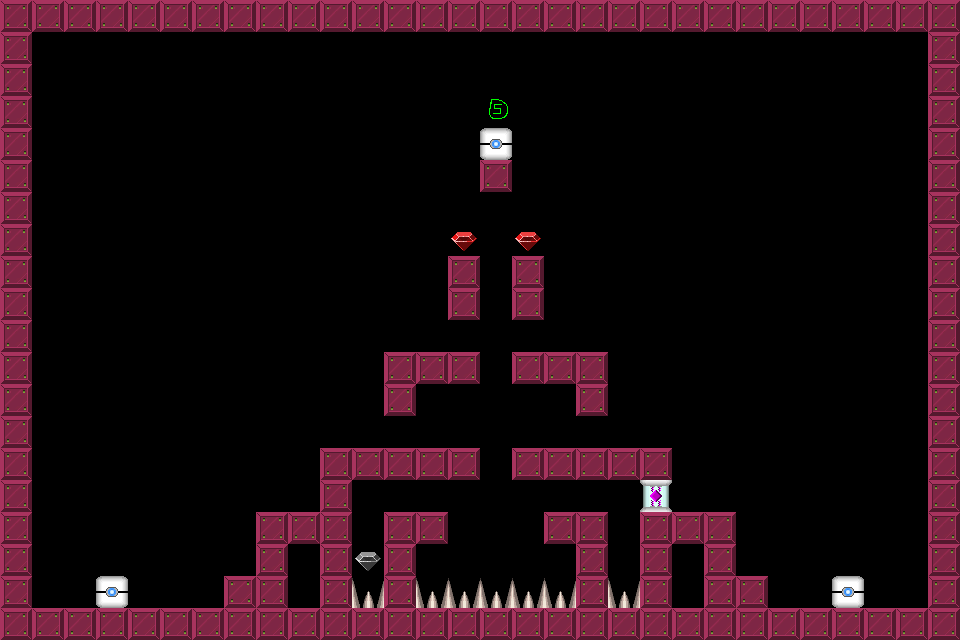

Rendered tile map (Tiled .tmx) drawn with the repository's tilesets; below, a short description and the map source with its tile grids summarised:
An orthogonal 30x20 tile map with 32x32 px tiles, 1 tile layer (Tile Layer 1).

<map version="1.0" orientation="orthogonal" width="30" height="20" tilewidth="32" tileheight="32">
 <tileset firstgid="1" name="brick-1" tilewidth="32" tileheight="32">
  <image source="brick-1.png" width="128" height="128" />
  <tile id="0">
   <properties>
    <property name="components" value="Platform" />
   </properties>
  </tile>
  <tile id="1">
   <properties>
    <property name="components" value="PlayerStart" />
   </properties>
  </tile>
  <tile id="2">
   <properties>
    <property name="components" value="Spikes, Deadly" />
   </properties>
  </tile>
  <tile id="3">
   <properties>
    <property name="components" value="Gem" />
   </properties>
  </tile>
  <tile id="4">
   <properties>
    <property name="components" value="Spikes, Deadly" />
   </properties>
  </tile>
  <tile id="5">
   <properties>
    <property name="components" value="Stone, Pushable, Platform" />
   </properties>
  </tile>
  <tile id="6">
   <properties>
    <property name="components" value="Gem, PowerUp" />
   </properties>
  </tile>
  <tile id="7">
   <properties>
    <property name="components" value="Gem, PowerDown" />
   </properties>
  </tile>
  <tile id="8">
   <properties>
    <property name="components" value="AntiStone, Pushable, Platform" />
   </properties>
  </tile>
 </tileset>
 <layer name="Tile Layer 1" width="30" height="20">
  <data>[600 cells, 159 non-empty, 7 distinct tile ids]</data>
 </layer>
</map>
